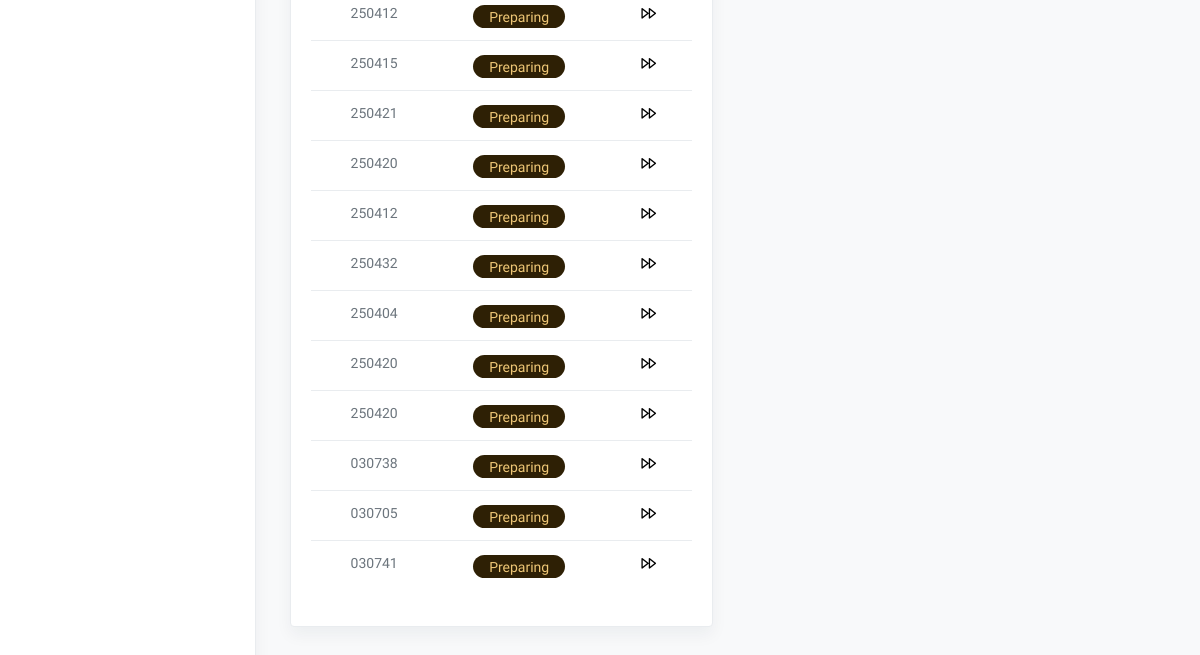
Before: /staff-kitchen-process.php (signed in, lower part) with the older database file.
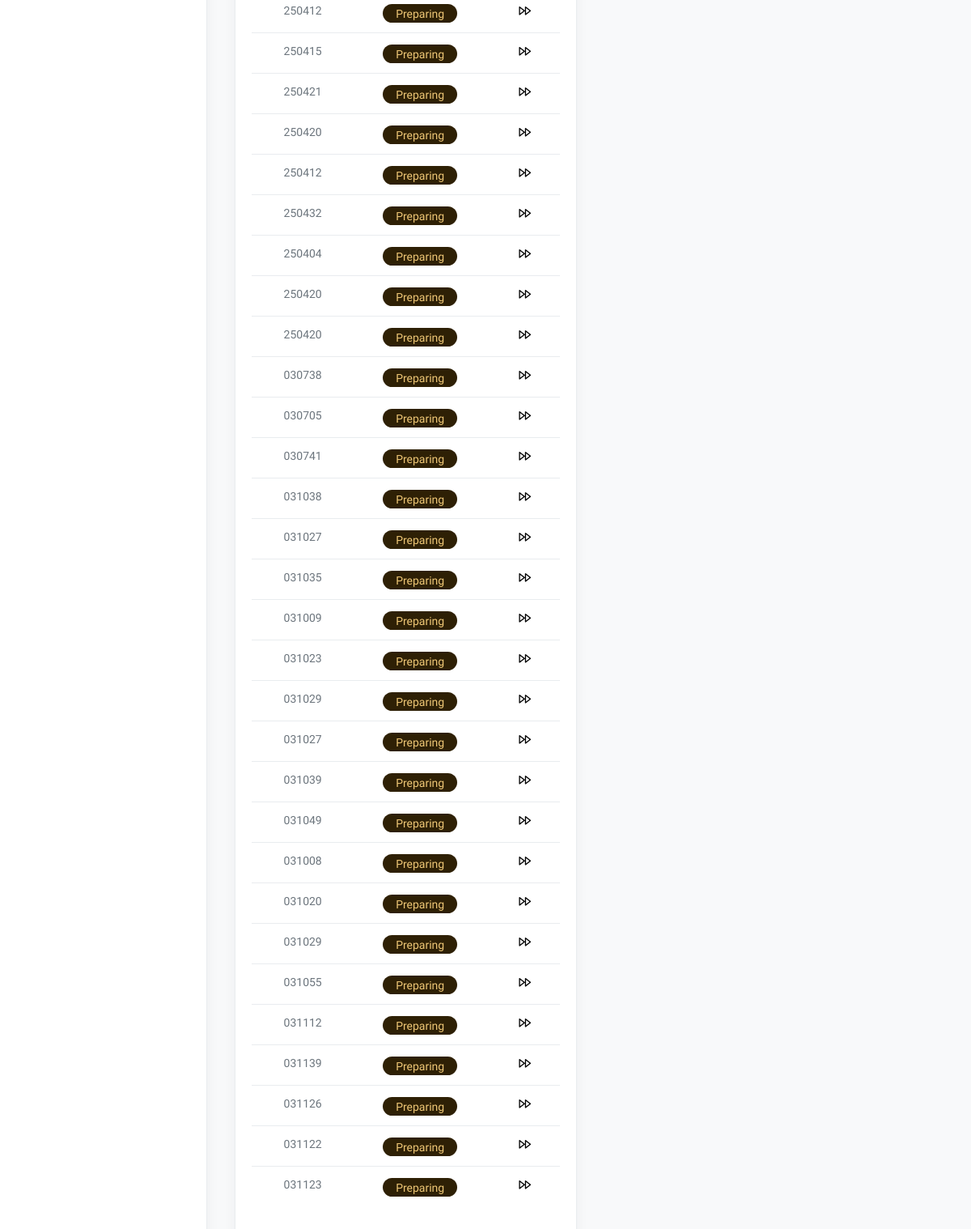
After: the same page with the newer database file.
### tables this page shows
CREATE TABLE `sales` (
  `sale_id` int(11) NOT NULL,
  `branch_id` int(11) NOT NULL,
  `total_amount` decimal(11,2) NOT NULL,
  `customer_pay` decimal(11,2) NOT NULL,
  `change_amount` decimal(11,2) NOT NULL,
  `payment_method` text NOT NULL,
  `queue_no` text NOT NULL,
  `status` int(1) NOT NULL,
  `transaction_date` timestamp(6) NOT NULL DEFAULT current_timestamp(6) ON UPDATE current_timestamp(6)
);

### staff-kitchen-process.php (the view, shortened to what this page needs)
<!DOCTYPE html>
<html lang="en">
<head>
    <?php include 'partials/header.php'; ?>
</head>
<body class="vertical  light">
    <div class="wrapper">
        <?php include 'partials/staff-navbar.php'; ?>
        <main role="main" class="main-content">
            <div class="container-fluid">
                <div class="row justify-content-center">
                    <div class="col-6">
                        <div class="row my-4">
                            <div class="col-md-12">
                                <div class="card shadow">
                                    <div class="card-body">
                                        <table class="table datatables" id="dataTable-1">
                                            <tbody>
                                                <?php
                                                $sql1 = "SELECT * FROM sales WHERE status = 0";
                                                $r = mysqli_query($link, $sql1);
                                                if ($r->num_rows > 0) {
                                                    while ($row1 = mysqli_fetch_assoc($r)) {
                                                        ?>
                                                        <tr class="text-center">
                                                            <td>
                                                                <p class="fw-normal mb-1">
                                                                    <?php echo $row1['queue_no']; ?>
                                                                </p>
                                                            </td>
                                                            <td>
                                                                <span
                                                                    class="badge badge-warning rounded-pill d-inline px-3">Preparing</span>
                                                            </td>
                                                            <td>
                                                                <div class="d-inline">
                                                                    <a class="ml-1 action-icon" href="javascript:void(0);"
                                                                        onclick="confirmStatusUpdate('<?php echo $row1['queue_no']; ?>', <?php echo $row1['status']; ?>)">
                                                                        <i class="fe fe-fast-forward fe-16"></i>
                                                                    </a>
                                                                </div>
                                                            </td>
                                                        </tr>
                                                        <?php
                                                    }
                                                }
                                                ?>
                                            </tbody>
                                        </table>
                                    </div>
                                </div>
                            </div>
                        </div>
                    </div>
                    <div class="col-6">
                    </div>
                </div>
            </div>
        </main>
    </div>
</body>
</html>

Changed rows visible on the page:
added sales: queue_no "031038"
added sales: queue_no "031027"
added sales: queue_no "031035"
added sales: queue_no "031009"
added sales: queue_no "031023"
added sales: queue_no "031029"
added sales: queue_no "031027"
added sales: queue_no "031039"
added sales: queue_no "031049"
added sales: queue_no "031008"
added sales: queue_no "031020"
added sales: queue_no "031029"
added sales: queue_no "031055"
added sales: queue_no "031112"
added sales: queue_no "031139"
added sales: queue_no "031126"
added sales: queue_no "031122"
added sales: queue_no "031123"
